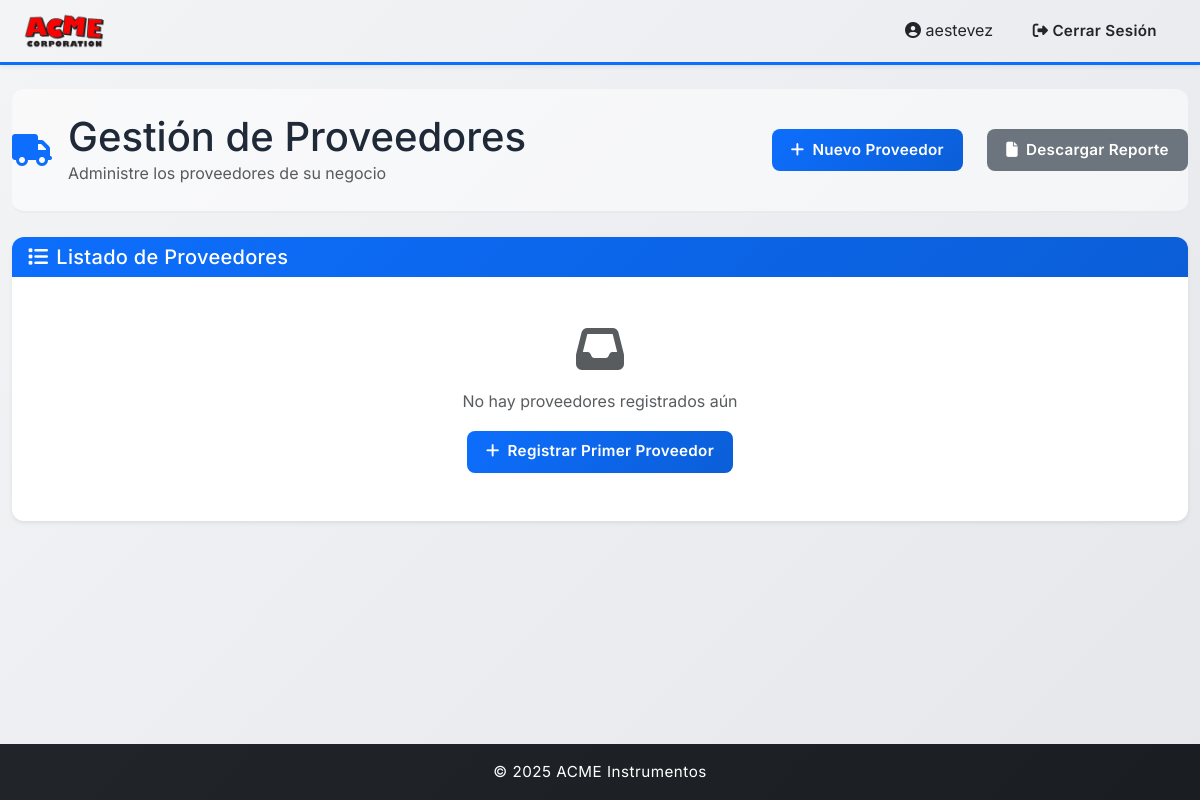
The app's page /proveedores/ (signed in), older data.
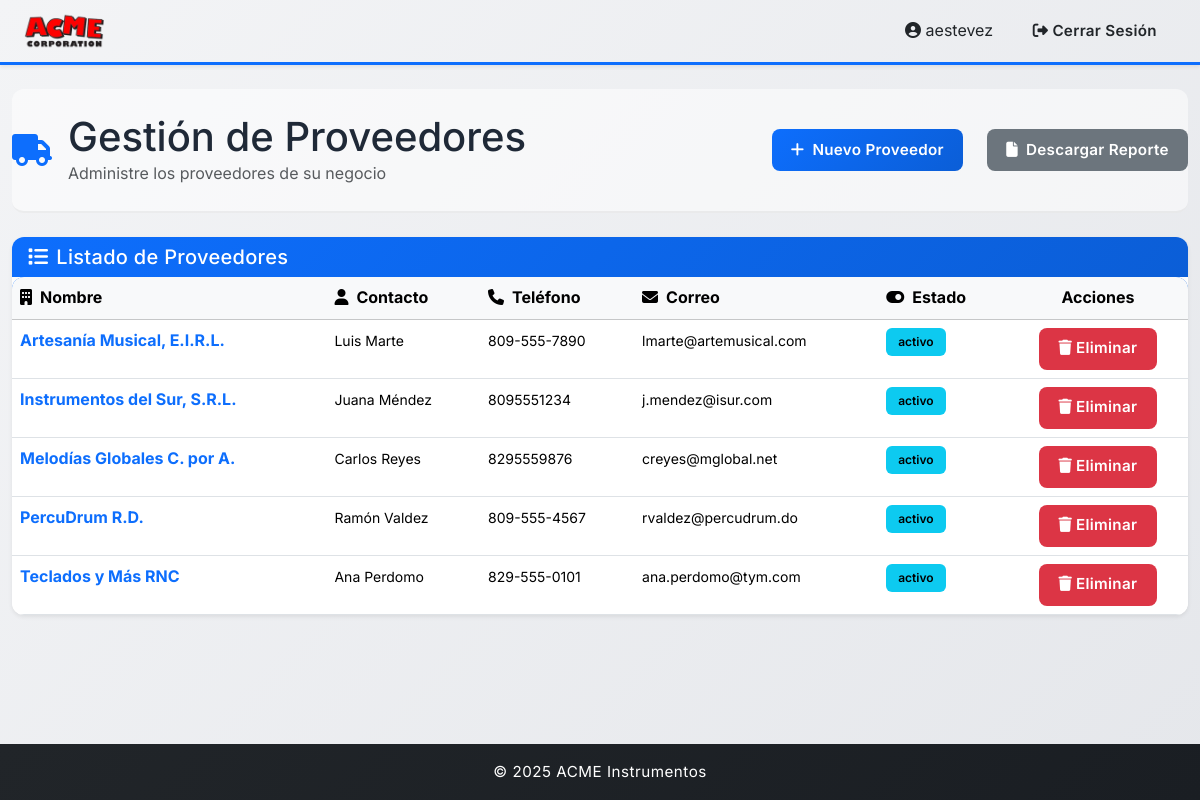
The same page, newer data.
### proveedores/models.py (models this page shows, shortened)
class Proveedor(models.Model):
    id_proveedor = models.AutoField(primary_key=True)
    nombre = models.CharField(max_length=50)
    categorias = models.ManyToManyField(
        "inventario.CategoriaProducto", related_name="proveedores", blank=True
    )
    direccion = models.CharField(max_length=100)
    contacto = models.CharField(max_length=100)
    rnc_cedula = models.CharField(max_length=20)
    telefono = models.CharField(max_length=15)
    correo = models.EmailField(max_length=100)
    STATUS_CHOICES = [
        ("activo", "Activo"),
        ("inactivo", "Inactivo"),
    ]
    estado = models.CharField(max_length=10, choices=STATUS_CHOICES, default="activo")

### proveedores/views.py (the view)
# urls.py: path("", menu_proveedores, name="proveedores"),
def menu_proveedores(request):
    proveedores = Proveedor.objects.prefetch_related("categorias").order_by("nombre")
    return render(request, "proveedores_menu.html", {"proveedores": proveedores})

### proveedores/templates/proveedores_menu.html (shortened to what this page needs)
{% extends "base.html" %} {% block content %}
<div class="page-header mb-4">
  <div class="row align-items-center">
    <div class="col">
      <div class="d-flex align-items-center">
        <i class="fas fa-truck fa-2x text-primary me-3"></i>
        <div>
          <h1 class="mb-0">Gestión de Proveedores</h1>
          <p class="text-muted mb-0">Administre los proveedores de su negocio</p>
        </div>
      </div>
    </div>
    <div class="col-auto">
      <a href="{% url 'crear_proveedor' %}" class="btn btn-primary btn-lg">
        <i class="fas fa-plus me-2"></i>Nuevo Proveedor
      </a>
    </div>
    <div class="col-auto">
      <a href="{% url 'reporte_proveedores' %}" class="btn btn-secondary btn-lg">
        <i class="fas fa-file me-2"></i>Descargar Reporte
      </a>
    </div>
  </div>
</div>
<div class="card shadow-sm">
  <div class="card-header bg-gradient-primary text-white">
    <h5 class="mb-0"><i class="fas fa-list me-2"></i>Listado de Proveedores</h5>
  </div>
  <div class="card-body p-0">
    {% if proveedores %}
    <div class="table-responsive">
      <table class="table table-hover mb-0">
        <thead class="table-light">
          <tr>
            <th><i class="fas fa-building me-2"></i>Nombre</th>
            <th><i class="fas fa-user me-2"></i>Contacto</th>
            <th><i class="fas fa-phone me-2"></i>Teléfono</th>
            <th><i class="fas fa-envelope me-2"></i>Correo</th>
            <th><i class="fas fa-toggle-on me-2"></i>Estado</th>
            <th class="text-center">Acciones</th>
          </tr>
        </thead>
        <tbody>
          {% for p in proveedores %}
          <tr>
            <td>
              <a href="{% url 'proveedor_detalle' p.pk %}" class="fw-bold text-primary text-decoration-none">
                {{ p.nombre }}
              </a>
            </td>
            <td><small>{{ p.contacto }}</small></td>
            <td><small>{{ p.telefono }}</small></td>
            <td><small>{{ p.correo }}</small></td>
            <td>
              <span class="badge bg-info">{{ p.estado }}</span>
            </td>
            <td class="text-center">
              <form action="{% url 'borrar_proveedor' p.pk %}" method="POST" style="display: inline;">
                <button
                  type="submit"
                  class="btn btn-sm btn-danger"
                  onclick="return confirm('¿Seguro que deseas borrar este proveedor?');"
                >
                  <i class="fas fa-trash me-1"></i>Eliminar
                </button>
              </form>
            </td>
          </tr>
          {% endfor %}
        </tbody>
      </table>
    </div>
    {% else %}
    <div class="p-5 text-center">
      <i class="fas fa-inbox fa-3x text-muted mb-3"></i>
      <p class="text-muted">No hay proveedores registrados aún</p>
      <a href="{% url 'crear_proveedor' %}" class="btn btn-primary">
        <i class="fas fa-plus me-2"></i>Registrar Primer Proveedor
      </a>
    </div>
    {% endif %}
  </div>
</div>
{% endblock %}

Row changes from the older to the newer data that the page shows:
added Proveedor: nombre "Artesanía Musical, E.I.R.L.", contacto "Luis Marte", telefono "809-555-7890", correo "lmarte@artemusical.com", estado "activo"
added Proveedor: nombre "Instrumentos del Sur, S.R.L.", contacto "Juana Méndez", telefono "8095551234", correo "j.mendez@isur.com", estado "activo"
added Proveedor: nombre "Melodías Globales C. por A.", contacto "Carlos Reyes", telefono "8295559876", correo "creyes@mglobal.net", estado "activo"
added Proveedor: nombre "PercuDrum R.D.", contacto "Ramón Valdez", telefono "809-555-4567", correo "rvaldez@percudrum.do", estado "activo"
added Proveedor: nombre "Teclados y Más RNC", contacto "Ana Perdomo", telefono "829-555-0101", correo "ana.perdomo@tym.com", estado "activo"
Text that changed along with them:
text no longer shown: "No hay proveedores registrados aún Registrar Primer Proveedor"
text now shown: "Nombre Contacto Teléfono Correo Estado Acciones"
